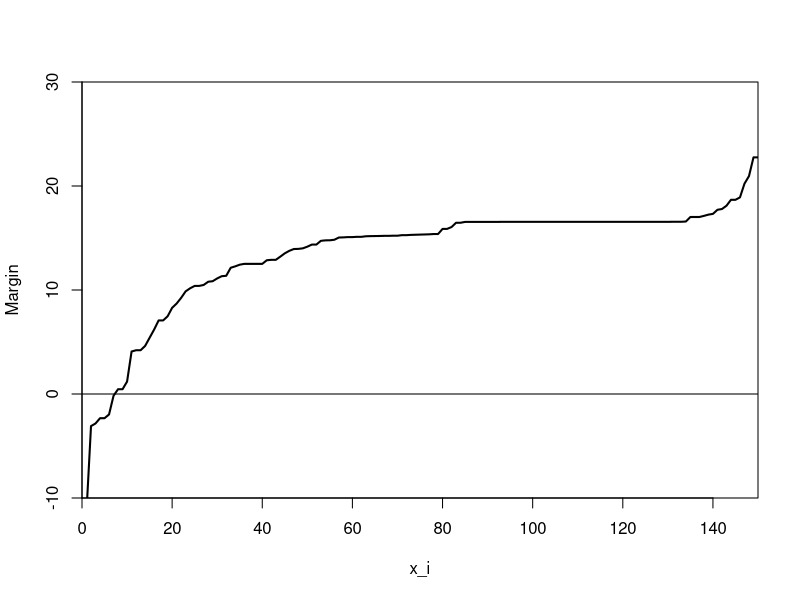

Write R code to recreate this figure.
euclideanDistance <- function(u, v)
{
  sqrt(sum((u - v)^2))
}
w <- function(i,k=0,q=0)
{
  if(k>0) {
    (k+1-i)/k
  }
  else if(q>0&q<1){
    q^i
  }
  else return(-1)
}
Margin <- function(xl,i)
{
  # l <- dim(xl)[1]
  n <- dim(xl)[2] - 1
  classesList <- unique(xl[,n+1])
  counts <- rep(0,length(classesList))
  distances <- matrix(NA, l, 2)
  for (j in 1:l)
  {
    distances[j, ] <- c(j, euclideanDistance(xl[i, 1:n], xl[j,1:n]))
  }
  orderedXl <- xl[order(distances[-i, 2]), ]
  for(j in  1:(l-1))
  {
    ind <- which(orderedXl[j,n+1]==classesList)
    counts[ind] <- counts[ind]+w(j,k=l)
  }
  return(counts[which(xl[i,n+1]==classesList)] - 
    max(counts[-which(xl[i,n+1]==classesList)]))
}

a <- 3
b <- 4
xl <- iris[, c(a,b,5)]
l <- dim(xl)[1]
Marga <- NA
for(i in 1:l)
{
  Marga[i] <- Margin(xl,i)
}
Marga <- Marga[order(Marga)]
plot(x=1, type="n", xlab="x_i", ylab="Margin",
     xlim=c(0, l), ylim=c(-10, 30), xaxs="i", yaxs="i")
lines(1:l,Marga,lwd=2)
abline(h=0)